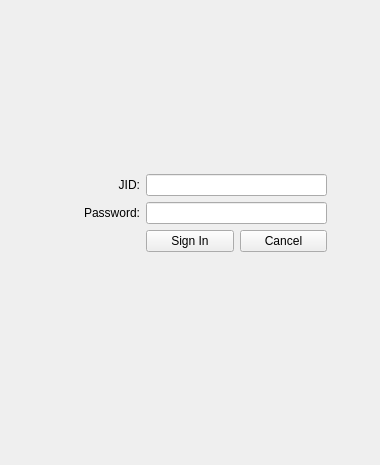
<?xml version="1.0" encoding="UTF-8"?>
<ui version="4.0">
 <author>Dmitry Baryshev</author>
 <class>ChatWindow</class>
 <widget class="QWidget" name="ChatWindow">
  <property name="geometry">
   <rect>
    <x>0</x>
    <y>0</y>
    <width>380</width>
    <height>465</height>
   </rect>
  </property>
  <layout class="QGridLayout" name="gridLayout_2">
   <property name="margin">
    <number>0</number>
   </property>
   <item row="0" column="0">
    <widget class="QStackedWidget" name="stack">
     <property name="currentIndex">
      <number>0</number>
     </property>
     <widget class="QWidget" name="page">
      <layout class="QGridLayout" name="gridLayout_3">
       <item row="1" column="0">
        <spacer name="horizontalSpacer">
         <property name="orientation">
          <enum>Qt::Horizontal</enum>
         </property>
         <property name="sizeHint" stdset="0">
          <size>
           <width>36</width>
           <height>20</height>
          </size>
         </property>
        </spacer>
       </item>
       <item row="1" column="1">
        <layout class="QGridLayout" name="gridLayout">
         <item row="0" column="0">
          <widget class="QLabel" name="label">
           <property name="text">
            <string extracomment="JID is a Jabber Identifier, http://en.wikipedia.org/wiki/XMPP#Decentralization_and_addressing . It's ok not to translate &quot;JID&quot;, e.g. you can just copy-paste &quot;JID&quot; to your translation">JID:</string>
           </property>
           <property name="alignment">
            <set>Qt::AlignRight|Qt::AlignTrailing|Qt::AlignVCenter</set>
           </property>
          </widget>
         </item>
         <item row="0" column="1" colspan="2">
          <widget class="QLineEdit" name="lineJid"/>
         </item>
         <item row="1" column="0">
          <widget class="QLabel" name="label_2">
           <property name="text">
            <string>Password:</string>
           </property>
           <property name="alignment">
            <set>Qt::AlignRight|Qt::AlignTrailing|Qt::AlignVCenter</set>
           </property>
          </widget>
         </item>
         <item row="1" column="1" colspan="2">
          <widget class="QLineEdit" name="linePassword">
           <property name="echoMode">
            <enum>QLineEdit::Password</enum>
           </property>
          </widget>
         </item>
         <item row="2" column="1">
          <widget class="QPushButton" name="pushSignIn">
           <property name="text">
            <string extracomment="This is the label on a button that user pushes to issue the command">Sign In</string>
           </property>
          </widget>
         </item>
         <item row="2" column="2">
          <widget class="QPushButton" name="pushCancel">
           <property name="text">
            <string>Cancel</string>
           </property>
          </widget>
         </item>
        </layout>
       </item>
       <item row="0" column="1">
        <spacer name="verticalSpacer">
         <property name="orientation">
          <enum>Qt::Vertical</enum>
         </property>
         <property name="sizeHint" stdset="0">
          <size>
           <width>20</width>
           <height>0</height>
          </size>
         </property>
        </spacer>
       </item>
       <item row="1" column="2">
        <spacer name="horizontalSpacer_2">
         <property name="orientation">
          <enum>Qt::Horizontal</enum>
         </property>
         <property name="sizeHint" stdset="0">
          <size>
           <width>36</width>
           <height>20</height>
          </size>
         </property>
        </spacer>
       </item>
       <item row="4" column="0" colspan="3">
        <widget class="QLabel" name="labelBasedOn">
         <property name="alignment">
          <set>Qt::AlignRight|Qt::AlignTrailing|Qt::AlignVCenter</set>
         </property>
         <property name="openExternalLinks">
          <bool>true</bool>
         </property>
        </widget>
       </item>
       <item row="3" column="1">
        <spacer name="verticalSpacer_2">
         <property name="orientation">
          <enum>Qt::Vertical</enum>
         </property>
         <property name="sizeHint" stdset="0">
          <size>
           <width>20</width>
           <height>0</height>
          </size>
         </property>
        </spacer>
       </item>
       <item row="2" column="1">
        <widget class="QLabel" name="labelStatus">
         <property name="sizePolicy">
          <sizepolicy hsizetype="Preferred" vsizetype="Preferred">
           <horstretch>1</horstretch>
           <verstretch>0</verstretch>
          </sizepolicy>
         </property>
         <property name="alignment">
          <set>Qt::AlignCenter</set>
         </property>
        </widget>
       </item>
      </layout>
     </widget>
     <widget class="QWidget" name="page_2">
      <layout class="QGridLayout" name="gridLayout_4">
       <property name="margin">
        <number>0</number>
       </property>
       <item row="0" column="0">
        <widget class="QTabWidget" name="tabs">
         <property name="tabPosition">
          <enum>QTabWidget::South</enum>
         </property>
         <property name="elideMode">
          <enum>Qt::ElideRight</enum>
         </property>
         <property name="documentMode">
          <bool>true</bool>
         </property>
         <property name="tabsClosable">
          <bool>true</bool>
         </property>
         <property name="movable">
          <bool>true</bool>
         </property>
        </widget>
       </item>
      </layout>
     </widget>
     <widget class="QWidget" name="page_3">
      <layout class="QGridLayout" name="gridLayout_5">
       <item row="0" column="1">
        <spacer name="verticalSpacer_3">
         <property name="orientation">
          <enum>Qt::Vertical</enum>
         </property>
         <property name="sizeHint" stdset="0">
          <size>
           <width>20</width>
           <height>203</height>
          </size>
         </property>
        </spacer>
       </item>
       <item row="1" column="0">
        <spacer name="horizontalSpacer_3">
         <property name="orientation">
          <enum>Qt::Horizontal</enum>
         </property>
         <property name="sizeHint" stdset="0">
          <size>
           <width>156</width>
           <height>20</height>
          </size>
         </property>
        </spacer>
       </item>
       <item row="1" column="1">
        <widget class="QPushButton" name="pushAddTab"/>
       </item>
       <item row="1" column="2">
        <spacer name="horizontalSpacer_4">
         <property name="orientation">
          <enum>Qt::Horizontal</enum>
         </property>
         <property name="sizeHint" stdset="0">
          <size>
           <width>156</width>
           <height>20</height>
          </size>
         </property>
        </spacer>
       </item>
       <item row="2" column="1">
        <spacer name="verticalSpacer_4">
         <property name="orientation">
          <enum>Qt::Vertical</enum>
         </property>
         <property name="sizeHint" stdset="0">
          <size>
           <width>20</width>
           <height>203</height>
          </size>
         </property>
        </spacer>
       </item>
      </layout>
     </widget>
    </widget>
   </item>
  </layout>
 </widget>
 <layoutdefault spacing="6" margin="11"/>
 <tabstops>
  <tabstop>lineJid</tabstop>
  <tabstop>linePassword</tabstop>
  <tabstop>pushSignIn</tabstop>
  <tabstop>pushCancel</tabstop>
  <tabstop>tabs</tabstop>
 </tabstops>
 <resources/>
 <connections>
  <connection>
   <sender>pushSignIn</sender>
   <signal>clicked()</signal>
   <receiver>ChatWindow</receiver>
   <slot>slotSignIn()</slot>
   <hints>
    <hint type="sourcelabel">
     <x>185</x>
     <y>247</y>
    </hint>
    <hint type="destinationlabel">
     <x>374</x>
     <y>281</y>
    </hint>
   </hints>
  </connection>
  <connection>
   <sender>pushCancel</sender>
   <signal>clicked()</signal>
   <receiver>ChatWindow</receiver>
   <slot>slotCancelSignIn()</slot>
   <hints>
    <hint type="sourcelabel">
     <x>266</x>
     <y>247</y>
    </hint>
    <hint type="destinationlabel">
     <x>348</x>
     <y>334</y>
    </hint>
   </hints>
  </connection>
  <connection>
   <sender>lineJid</sender>
   <signal>returnPressed()</signal>
   <receiver>ChatWindow</receiver>
   <slot>slotSignIn()</slot>
   <hints>
    <hint type="sourcelabel">
     <x>248</x>
     <y>183</y>
    </hint>
    <hint type="destinationlabel">
     <x>376</x>
     <y>49</y>
    </hint>
   </hints>
  </connection>
  <connection>
   <sender>linePassword</sender>
   <signal>returnPressed()</signal>
   <receiver>ChatWindow</receiver>
   <slot>slotSignIn()</slot>
   <hints>
    <hint type="sourcelabel">
     <x>231</x>
     <y>210</y>
    </hint>
    <hint type="destinationlabel">
     <x>352</x>
     <y>94</y>
    </hint>
   </hints>
  </connection>
  <connection>
   <sender>tabs</sender>
   <signal>tabCloseRequested(int)</signal>
   <receiver>ChatWindow</receiver>
   <slot>slotTabCloseRequested(int)</slot>
   <hints>
    <hint type="sourcelabel">
     <x>239</x>
     <y>285</y>
    </hint>
    <hint type="destinationlabel">
     <x>401</x>
     <y>291</y>
    </hint>
   </hints>
  </connection>
  <connection>
   <sender>tabs</sender>
   <signal>currentChanged(int)</signal>
   <receiver>ChatWindow</receiver>
   <slot>slotCurrentTabChanged(int)</slot>
   <hints>
    <hint type="sourcelabel">
     <x>270</x>
     <y>210</y>
    </hint>
    <hint type="destinationlabel">
     <x>560</x>
     <y>233</y>
    </hint>
   </hints>
  </connection>
  <connection>
   <sender>pushAddTab</sender>
   <signal>clicked()</signal>
   <receiver>ChatWindow</receiver>
   <slot>slotAddTab()</slot>
   <hints>
    <hint type="sourcelabel">
     <x>185</x>
     <y>248</y>
    </hint>
    <hint type="destinationlabel">
     <x>469</x>
     <y>270</y>
    </hint>
   </hints>
  </connection>
 </connections>
 <slots>
  <slot>slotSignIn()</slot>
  <slot>slotCancelSignIn()</slot>
  <slot>slotTabCloseRequested(int)</slot>
  <slot>slotCurrentTabChanged(int)</slot>
  <slot>slotAddTab()</slot>
 </slots>
</ui>
